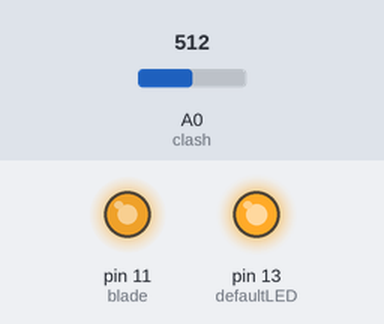
Simulated run of this sketch. Board: Arduino Uno, built with avr-gcc and run on an emulated ATmega328P. On the bench: output pins drawn as LEDs (lit = HIGH). The inputs (shaded band) are chosen by the test bench; at power-on: A0 (clash) = 512. The audio player accepts every command and is not drawn; what the sketch prints to the serial monitor is not drawn.

Above: at 3.15 s.
Timing chart, 0 to 6.1 s (numbered marks = the images above):
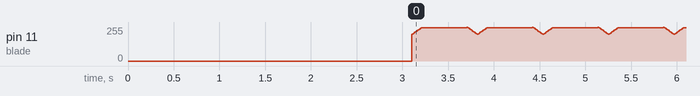

The sketch:

color1Seg1SoundSaberBeetle.ino
```cpp
#include <SoftwareSerial.h>
#include <DFPlayer_Mini_Mp3.h>

SoftwareSerial mySerial(3, 2); // RX, TX
int defaultLED = 13;
int clashComp = 0;
int brightness = 200;    // how bright the LED is
int fadeAmount = 5;
const int blade=11;
const int clash=A0;
void setup() {
  pinMode(defaultLED,OUTPUT);
  pinMode(blade,OUTPUT);
  pinMode(clash,INPUT);
  Serial.begin(9600);
  mySerial.begin (9600);
  mp3_set_serial (mySerial);	//set softwareSerial for DFPlayer-mini mp3 module
  mp3_set_volume (20);
  digitalWrite(defaultLED,HIGH);
  delay(100);
  mp3_play (1);
  delay(3000);
}

void loop() {
  int val = analogRead(clash);
  int comVal = abs(clashComp - val);
  Serial.println(brightness);
  mp3_play (3);
  analogWrite(blade, brightness);
  brightness = brightness + fadeAmount;
  if (brightness <= 200 || brightness >= 255) {
    fadeAmount = -fadeAmount ;
  }
  if (brightness == 255) {
    delay(500);
  }else{
  delay(10);
  }
  /*
  if(comVal>500){
    Serial.println(val);
    mp3_play (5);
    delay(3000);
  }else{
    mp3_stop ();
  }
  comVal = val;
  delay(10);
  */
}
```
